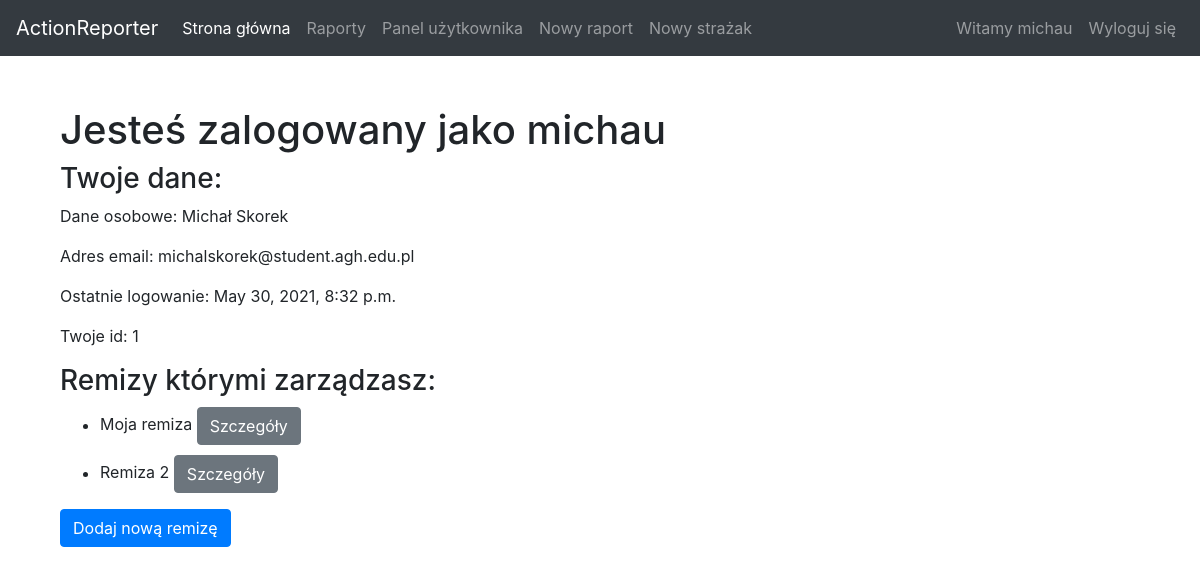
The page /profile/ (signed in) on the database as committed earlier.
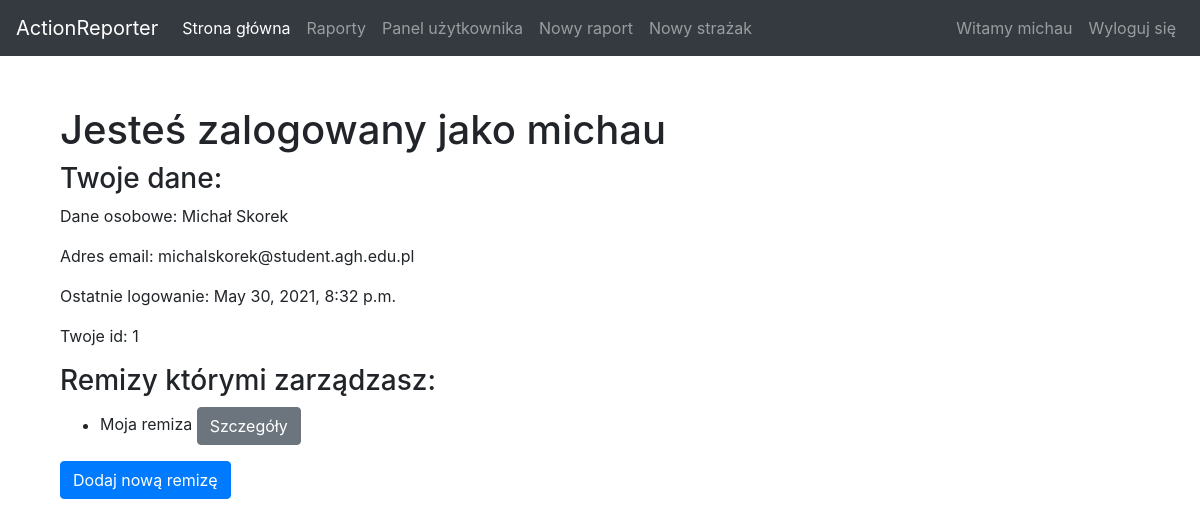
The same page on the database as committed later.
### reporter/models.py (models this page shows, shortened)
class Firestation(models.Model):
    stationid = models.AutoField(primary_key=True)
    stationName = models.TextField(default="")

### reporter/views.py (the view)
# urls.py: path('profile/', views.profile, name='profile'),
@login_required
def profile(request):
    user = request.user
    firestations = getUserFirestations(request.user)
    firestationsEmpty = len(firestations) == 0
    return render(request, "profile.html",
                  {"user": user, "fireStations": firestations, "firestationsEmpty": firestationsEmpty})

### reporter/views.py (called while the page is built)
def getUserFirestations(user):
    return Firestation.objects.filter(
        stationid__in=FirestationMember.objects.filter(memberid=user).values("stationid"))

### reporter/templates/profile.html (shortened to what this page needs)
{% extends "index.html" %}
{% block content %}
    <div style="margin-left:5%;margin-top:50px;">
    <h1>Jesteś zalogowany jako {{ user.username }}</h1>
    <h3>Twoje dane:</h3>
    <p>Dane osobowe: {{ user.first_name }} {{ user.last_name }}</p>
    <p>Adres email: {{ user.email }}</p>
    <p>Ostatnie logowanie: {{ user.last_login }}</p>
    <p>Twoje id: {{ user.id }}</p>
    <h3>Remizy którymi zarządzasz:</h3>
    {% if not firestationsEmpty %}
        <ul>
        {% for firestation in fireStations %}
            <li style="margin-top:10px; margin-bottom: 10px;">{{ firestation.stationName }} <a class="btn btn-secondary" href={% url "firestation-details" pk=firestation.pk %}>
                Szczegóły
            </a></li>
        {% endfor %}
        </ul>
        <p><a class="btn btn-primary" href={% url 'create-firestation' %}>Dodaj nową remizę</a></p>
    {% endif %}
    </div>
{% endblock %}

Rows that differ between the two databases and show on the page:
removed Firestation: stationName "Remiza 2"
